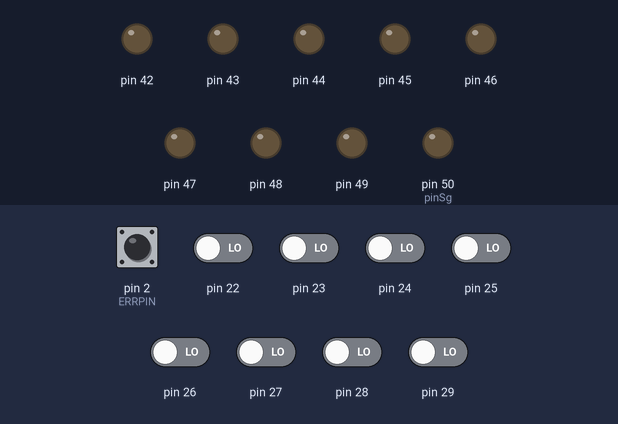
This sketch was run on a simulated Arduino Mega 2560, built with avr-gcc and run on an emulated ATmega2560. Shown: output pins drawn as LEDs (lit = HIGH). The inputs (shaded band) are chosen by the test bench; at power-on: pin 2 (ERRPIN) HIGH, pin 22–29 LOW.

Above: at 1.2 s.
1.3 s: pin 2 (ERRPIN) pulled LOW for 0.15 s
At 1.37 s:
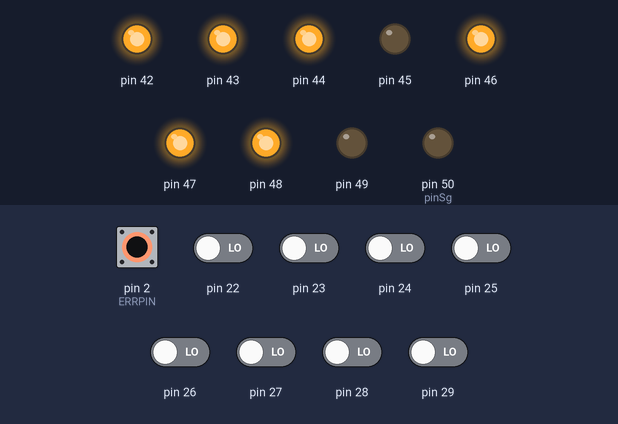
2.9 s: pin 22 driven HIGH
At 4.1 s:
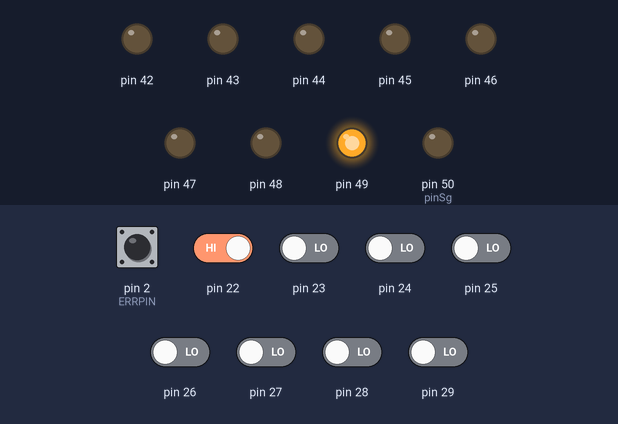
4.4 s: pin 23 driven HIGH
At 5.3 s:
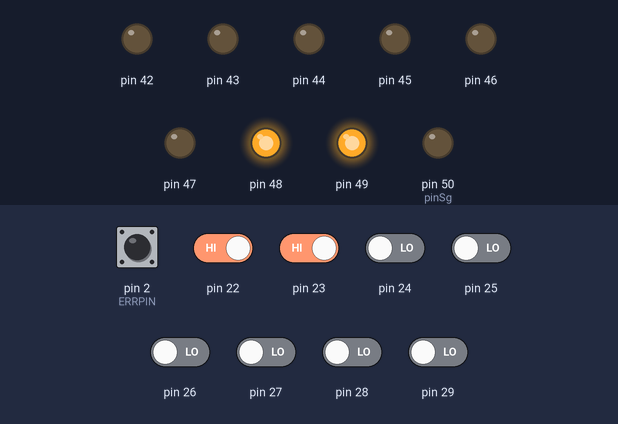
5.9 s: pin 24 driven HIGH
At 6.4 s:
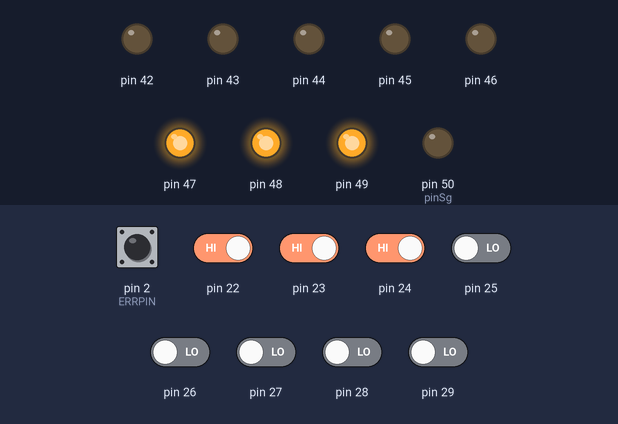
7.4 s: pin 25 driven HIGH
At 8.6 s:
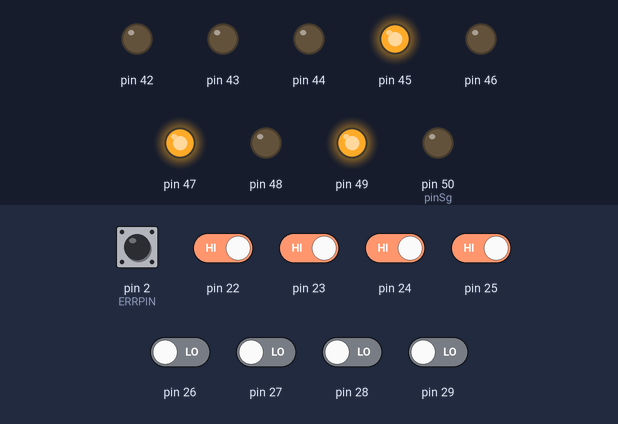
8.9 s: pin 26 driven HIGH
At 9.9 s:
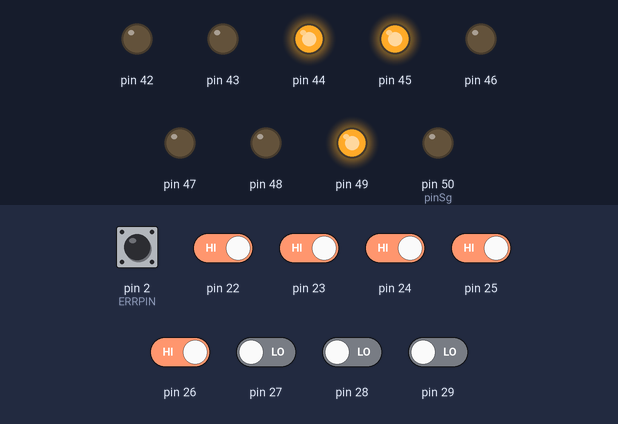
Timing chart, 0 to 11.4 s (numbered marks = the images above; inputs shaded):
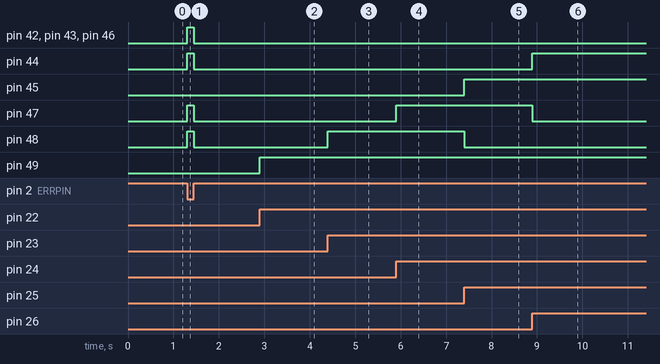

The sketch:

OR.ino
```cpp
#define pinSg 50
#define ERRPIN 2

void setup() {
  // put your setup code here, to run once:
  pinMode(22, INPUT);
  pinMode(23, INPUT);
  pinMode(24, INPUT);
  pinMode(25, INPUT);
  pinMode(26, INPUT);
  pinMode(27, INPUT);
  pinMode(28, INPUT);
  pinMode(29, INPUT);
  pinMode(42, OUTPUT);
  pinMode(43, OUTPUT);
  pinMode(44, OUTPUT);
  pinMode(45, OUTPUT);
  pinMode(46, OUTPUT);
  pinMode(47, OUTPUT);
  pinMode(48, OUTPUT);
  pinMode(49, OUTPUT);
  pinMode(pinSg, OUTPUT);

  pinMode(ERRPIN, INPUT_PULLUP);

  PORTL = 0;
  attachInterrupt(digitalPinToInterrupt(ERRPIN), err, LOW);
}

void loop() {
  // put your main code here, to run repeatedly:
  mostrar(PINA);
}

void mostrar(byte num) {
  bool sg = bitRead(num, 7);
  num = sg ? complementoDos(num) : num;
  byte dNum = (num / 10) << 4;
  byte uNum = num % 10;
  digitalWrite(pinSg,sg);
  PORTL = dNum | uNum;
}

byte complementoDos(byte num) {
  return (~num) + 1;
}

void err(){
  PORTL = B11101110;
  while (digitalRead(ERRPIN) == LOW){}
  PORTL = B00000000;
}
```

Measured:
- after the input at 1.3 s, pin 42–44, pin 46–48: LOW → HIGH at once, → LOW 0.15 s later
- after the input at 2.9 s, pin 49: LOW → HIGH at once
- after the input at 4.4 s, pin 48: LOW → HIGH at once
- after the input at 5.9 s, pin 47: LOW → HIGH at once
- after the input at 7.4 s, pin 45: LOW → HIGH at once; pin 48: HIGH → LOW at once
- after the input at 8.9 s, pin 44: LOW → HIGH at once; pin 47: HIGH → LOW at once
